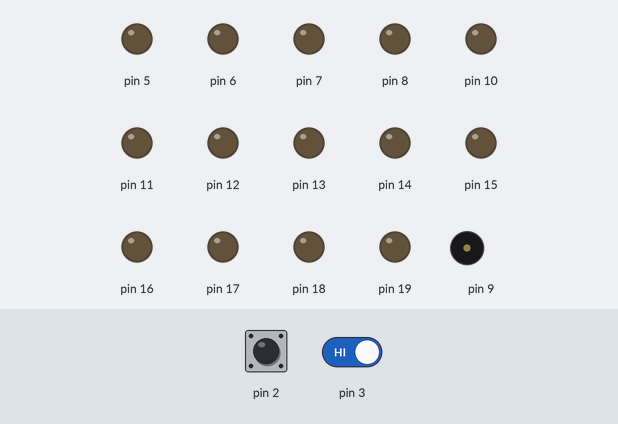
A sketch run on a simulated Arduino Uno, built with avr-gcc and run on an emulated ATmega328P. Parts: output pins drawn as LEDs (lit = HIGH), buzzer (waves = sounding). The test bench sets the inputs (shaded band); at power-on: pin 2 HIGH, pin 3 HIGH. Pins used as bus, display or sensor lines are not drawn.

Above: at 5.0 s.
5.1 s: pin 2 driven LOW
At 7.7 s:
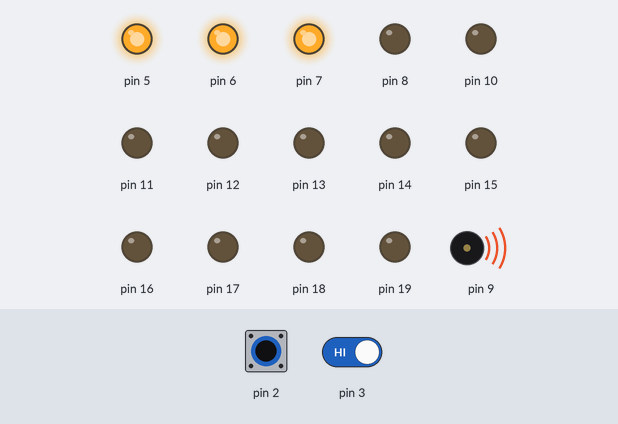
8.1 s: pin 3 driven LOW
At 9.1 s:
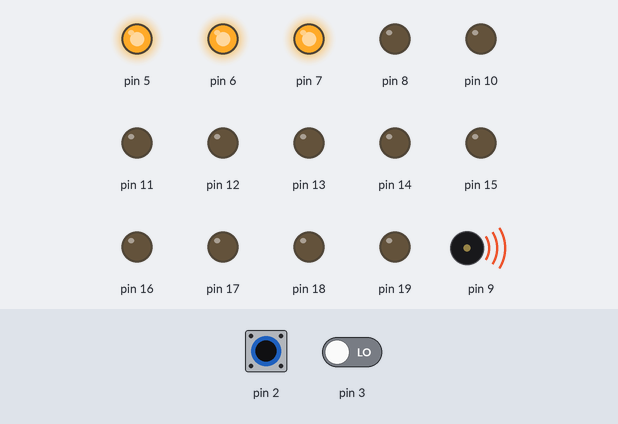
9.6 s: pin 2 pulsed HIGH 2 times (0.12 s each, 0.3 s apart)
At 14.1 s:
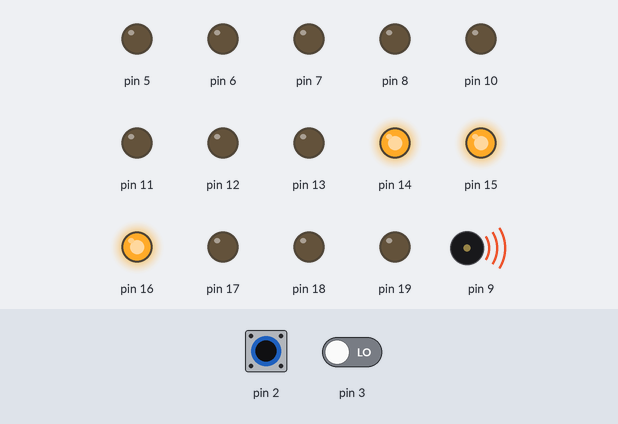
Timing chart, 0 to 22.2 s (numbered marks = the images above; inputs shaded):
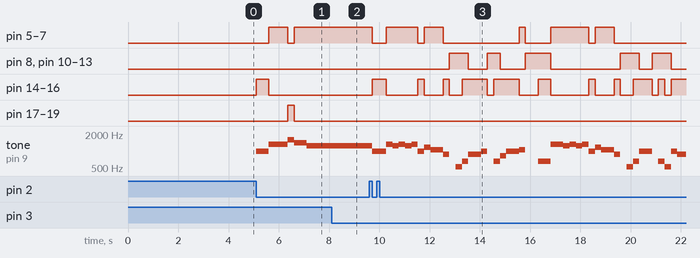

Measured:
- after the input at 5.1 s, pin 5–7: LOW → HIGH after 0.50 s, → LOW 0.75 s later, → HIGH 0.25 s later; pin 14–16: LOW → HIGH at once, → LOW 0.50 s later; pin 17–19: LOW → HIGH after 1.3 s, → LOW 0.25 s later; tone on pin 9: plays 987 Hz for 0.50 s, 1318 Hz for 0.75 s, 1567 Hz for 0.25 s, 1397 Hz for 0.50 s, 1244 Hz for 0.99 s, starting at once
- after the input at 8.1 s, pin 5–7: stays HIGH (without the input it goes to LOW after 0.02 s); pin 17–19: stays LOW (without the input it goes to HIGH after 0.02 s); tone on pin 9: stays 1244 Hz (without the input it goes to 1972 Hz after 0.02 s)
- after the input at 9.6 s, pin 5, pin 6: HIGH → LOW after 0.12 s, → HIGH 0.55 s later, → LOW 1.3 s later, → HIGH 0.25 s later, … (11 changes in this stretch)

The sketch:

sketch_jan14a.ino
```cpp
#include <avr/io.h>
#include <avr/interrupt.h>

float C4 =  261.63;
float Db4 = 277.18;
float D4 =  293.66;
float Eb4 = 311.13;
float E4 =  329.63;
float F4 =  349.23;
float Gb4=  369.99;
float G4 =  392.00;
float Ab4=  415.30;
float musicalNoteA4 = 440.00;
float Bb4 = 466.16;
float B4 = 493.88;
float C5 = 523.25;
float D5 = 587.33;
float Eb5 = 622.25;
float E5 =  659.25;
float F5 = 698.46;
float G5 = 783.99;
float Gb5 = 739.99;
float musicalNoteA5 = 880.00;
float Ab5  = 830.61;
float B5 = 987.77;
float Bb5 = 932.33;
float C6 = 1046.50;
float Db6 =  1108.73;
float D6 = 1174.66 ;
float Eb6 = 1244.51 ;
float E6 = 1318.51 ;
float F6 = 1396.91 ;
float Gb6 = 1479.98 ;
float G6 = 1567.98 ;
int pouse=0;

int sec=500;
int counter=-1;
long int i=0,ms=0,TOP;

float HarryPotter_Notes[]={B4,E5,G5,F5,Eb5,B5,musicalNoteA5,F5,E5,G5,F5,Eb5,B5,B4,pouse,B4,E5,G5,F5,Eb5,B5,D6,Db6,C6,Ab5,C6,B5,Bb5,Bb4,F5,E5,pouse};//32
long int HarryPotter_Duration[]={0,sec,sec*1.5,sec/2,sec,sec*2,sec,sec*3,sec*3,sec*1.5,sec/2,sec,sec*2,sec,sec*3,sec*2,sec,sec*1.5,sec/2,sec,sec*2,sec,sec*2,sec,sec*2,sec,sec*1.5,sec/2,sec,sec*2,sec,sec*2,sec/2};//32

int sec2 = 500;
float FurElise_Notes[]={ E5, Eb5, E5,Eb5,E5,B4,D5,C5, musicalNoteA4,0,C4,E4,musicalNoteA4, B4,0,E4,Ab4,B4, C5,0,E4,E5,Eb5, E5,Eb5,E5,B4,D5,C5, musicalNoteA4,0,C4,E4, B4,0,E4,C4,B4, musicalNoteA4,0,E5,Eb5, E5,Eb5,B4,D5,C5,  B4,0,E4,C5,B4, musicalNoteA4,0,B4,C5,D5, E5,0,G4,F5,E5, D5,0,F4,E5,D5, C5,0,E4,D5,C5, B4,0,E4,C5,B4, musicalNoteA4,0,B4,C5,D5, E5,0,G4,F5,E5, D5,0,F4,D5,E5, C5,0,E4,D5,C5 ,F4, 0 };
long int FurElise_Duration[]={ sec2/2,sec2/2,sec2/2,sec2/2,sec2/2,sec2/2,sec2/2,sec2/2,sec2,sec2/2,sec2/2,sec2/2,sec2/2,sec2,sec2/2,sec2/2,sec2/2,sec2/2, sec2, sec2/2, sec2,sec2,sec2, sec2/2,sec2/2,sec2/2,sec2/2,sec2/2,sec2/2, sec2,sec2/2,sec2/2,sec2/2,sec2/2, sec2,sec2/2,sec2/2,sec2/2,sec2/2, sec2,sec2,sec2/2,sec2/2, sec2/2,sec2/2,sec2/2,sec2/2,sec2/2,sec2/2, sec2,sec2/2,sec2/2,sec2/2,sec2/2,sec2,sec2/2,sec2/2,sec2/2,sec2/2,sec2,sec2/2,sec2/2,sec2/2,sec2/2,sec2/2,sec2/2,sec2/2,sec2/2,sec2/2,sec2/2,sec2,sec2/2,sec2/2,sec2/2,sec2/2, sec2,sec2/2,sec2/2,sec2/2,sec2/2, sec2,sec2/2,sec2/2,sec2/2,sec2/2, sec2,sec2/2,sec2/2,sec2/2,sec2/2, sec2,sec2/2,sec2/2,sec2/2,sec2/2, sec2,sec2/2,sec2/2,sec2/2,sec2/2, sec*2, sec*4};

int sec3 = 300;
float Spiderman_Notes[]={E4,G4,B4,musicalNoteA4,musicalNoteA4,G4,E4,E4,G4,B4,musicalNoteA4,G4,E4,musicalNoteA4,C5,E5,D5,C5,musicalNoteA4,musicalNoteA4,E4,G4,B4,musicalNoteA4,G4,E4,C5,B4,G4,musicalNoteA4,musicalNoteA4,G4,musicalNoteA4,G4,E4,G4,B4,musicalNoteA4,G4,E4,0};
int Spiderman_Duration[]={sec,sec3/2,sec3*2,sec3/2,sec3/2,sec3/2,sec3*2,sec3,sec3/2,sec3*2.5,sec3,sec3/2,sec3*2,sec3,sec3/2,sec3*2,sec3,sec3/2,sec3/2,sec3,sec3,sec3/2,sec3*2,sec3,sec3/2,sec3*2,sec3/2,sec3*1.5,sec3/2,sec3,sec3,sec3/2,sec3,sec3/2,sec3*4,sec3/2,sec3*2,sec3,sec3/2,sec3,sec3*3};

void timer0_init()
{
SREG = 1<<7; // Global Interrupt Enable
//normal port operation, OC0A si OC0B disconnect, CTC with OCRA,64 prescaler
TCCR0A = 0b00000010;
TCCR0B = 0b00000011;
TCNT0 = 0;
OCR0A = 250;
TIMSK0 |= 0b00000010;
}

void interrupt_init()
{
  EIMSK=0b00000011;//acvtivate the external interrupts
  SREG = 1<<7; // Global Interrupt Enable
  EICRA=0b00001010;//positive edge INT0 and INT1
}

void buzzer_init()
{
  DDRB |= 0b00000010;  //PB1 is set as an output for the buzzer's PWM signal
  //the setings for the timer as CTC, clk/8 prescaler,toogle OC1A compare match :
  TCCR1A =  0b01000000;
  TCCR1B =  0b00001010;
  TCCR1C =  0b00000000;
}

void button_int()
{
    DDRD &=~ 0b00000100;//PD2 - switch the melody
}

void LEDs_init()
{
  DDRC |= 0b00000111;//yellow output
  DDRC |= 0b00111000;//green output
  DDRB |= 0b00111101;//red output
  DDRD |= 0b11100000;//blue output
}

void LED(int freq)
{
  if(freq<400)
    PORTB |= 0b00111101;//red
  else
    PORTB &=~ 0b00111101;//not red
  if(freq>300&&freq<500)
    PORTC |= 0b00000111;//yellow
  else
    PORTC &=~ 0b00000111;//not yellow
  if(freq>500&&freq<700)
    PORTD |= 0b11100000;//blue
  else
    PORTD &=~ 0b11100000;//not blue
  if(freq>700)
    PORTC |= 0b00111000;//green
  else
     PORTC &=~ 0b00111000;//not green
}


ISR(TIMER0_COMPA_vect)
{
  switch(counter)
    {
    case 0:
         {
          if(ms>=HarryPotter_Duration[i])
          {
            TOP = 1000000/HarryPotter_Notes[i]-1;
            OCR1AH = ((TOP+1)/2)>>8;
            OCR1AL = (TOP+1)/2;
            LED(HarryPotter_Notes[i]);
            ms=0;
            i++;
            if(i==32)
              i=0;
          }
          else
            ms++;
        }break;
    case 1:
        {
          if(ms>=FurElise_Duration[i])
          {
            TOP = 1000000/FurElise_Notes[i]-1;
            OCR1AH = ((TOP+1)/2)>>8;
            OCR1AL = (TOP+1)/2;
            LED(FurElise_Notes[i]);
            ms=0;
            i++;
            if(i==102)
              i=0;
          }
          else
            ms++;
        }break;
    case 2:
        {
          if(ms>=Spiderman_Duration[i])
          {
            TOP = 1000000/Spiderman_Notes[i]-1;
            OCR1AH = ((TOP+1)/2)>>8;
            OCR1AL = (TOP+1)/2;
            LED(Spiderman_Notes[i]);
            ms=0;
            i++;
            if(i==41)
              i=0;
          }
          else
            ms++;
        }break;
    }
}

ISR(INT0_vect)//PD2
{
  counter++;
  i=0;
  ms=0;
  if(counter==3)
      counter=0;

}

int main()
{
  timer0_init();
  buzzer_init();
  button_int();
  LEDs_init();
  interrupt_init();
  while(1)
  {

  }
}
```
